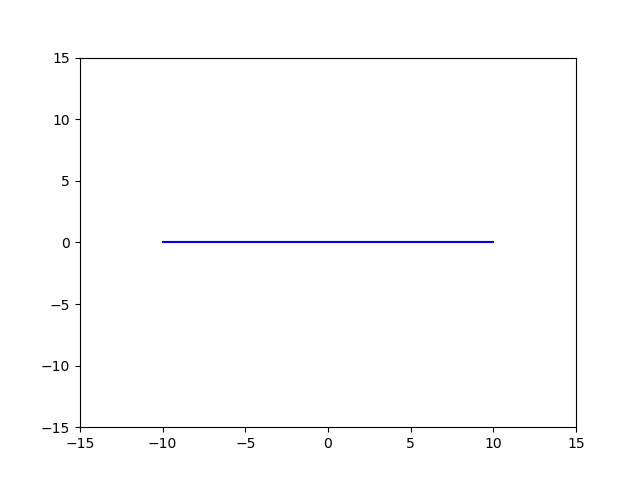
#> input picture Automonous_scanning/optimal_scan_locations/code/scripts/line.png, 640 x 480 px
$ python 2D_grid.py
#> lines starting #> are read from the running program, lines starting #| are printed output that depends on the picture; after the words box and inside, x2 and y2 are one past the last pixel; in counts of white or black regions, pixels touching at a corner belong together
import numpy as np
from PIL import Image
from scipy.ndimage import generic_filter
from skimage.morphology import medial_axis

# Line ends filter
def lineEnds(P):
    """Central pixel and just one other must be set to be a line end"""
    return 255 * ((P[4]==255) and np.sum(P)==510)

# Open image and make into Numpy array
im = Image.open('line.png').convert('L')
im = np.array(im)

# Skeletonize
skel = (medial_axis(im)*255).astype(np.uint8)
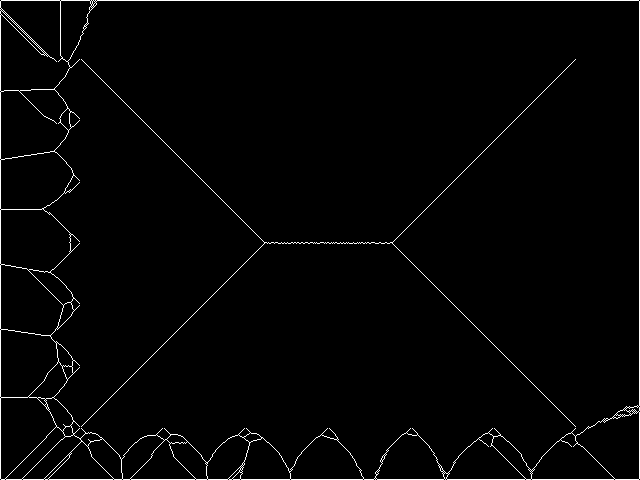
#> skel: shape (480, 640); 1.9% white in thin lines or dots

# Find line ends
result = generic_filter(skel, lineEnds, (3, 3))
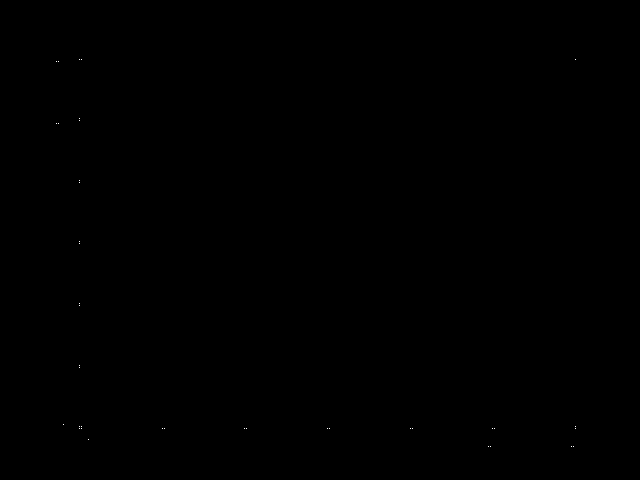
#> result: shape (480, 640); 0.01% white in thin lines or dots, all inside (x1, y1, x2, y2) = (56, 59, 576, 447)

# Save result
Image.fromarray(result).save('result.png')
